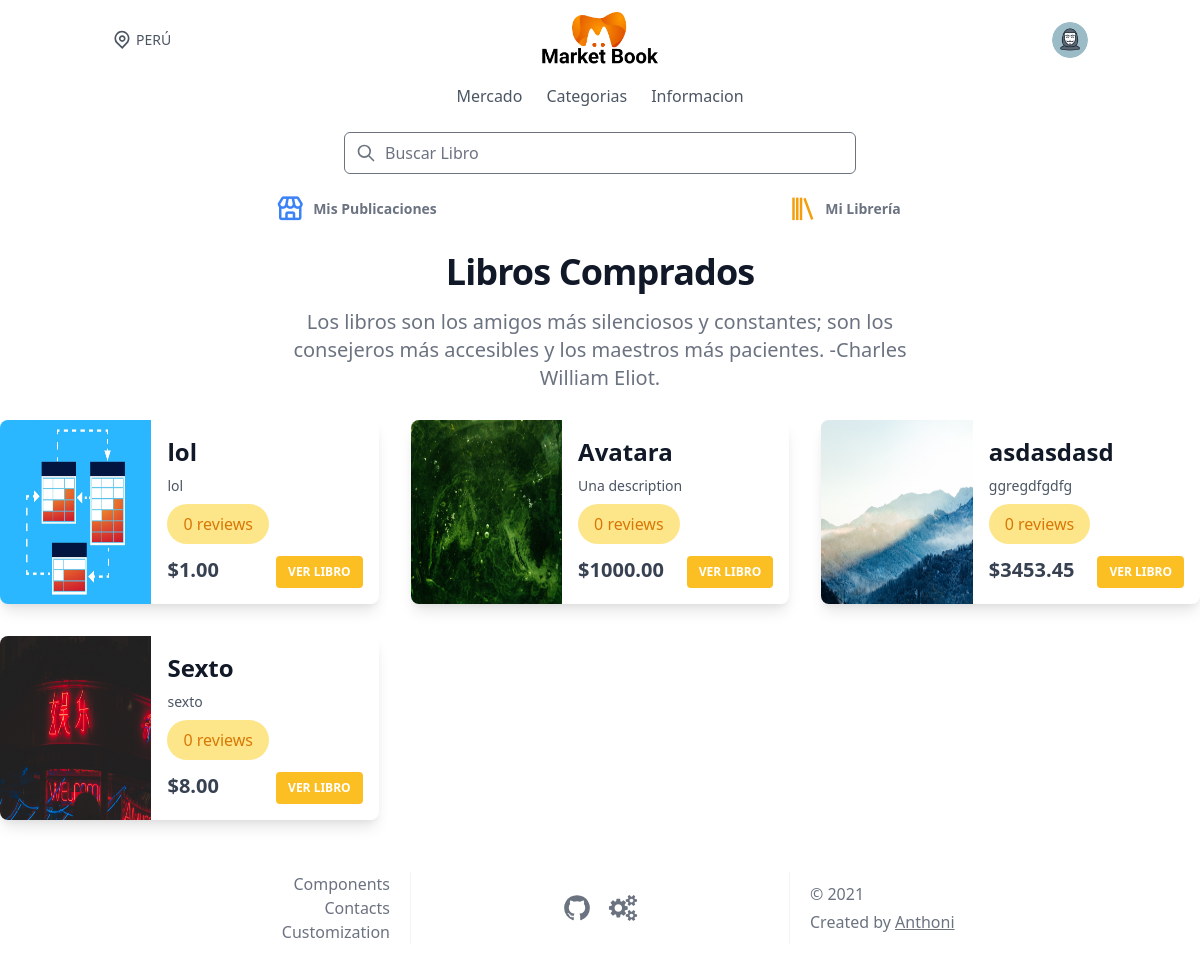
Page /library/anthoni/ (signed in) on the earlier database version.
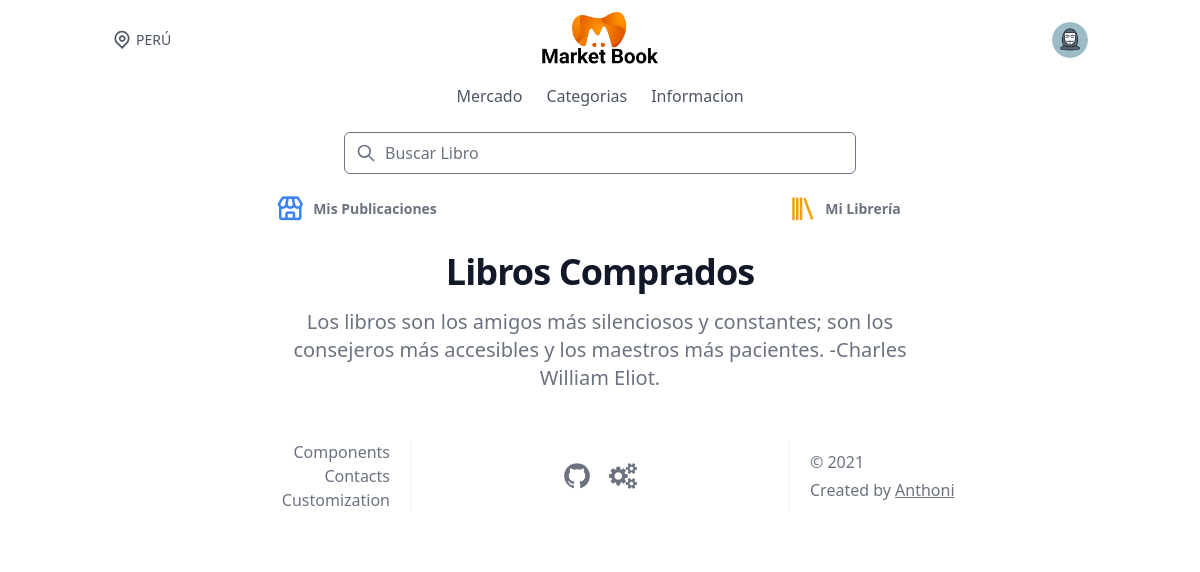
Same page on the later database version.
### marketplace/models.py (models this page shows, shortened)
class Product(models.Model):
    user = models.ForeignKey(
        User, on_delete=models.CASCADE, related_name='products')
    name = models.CharField(max_length=100)
    description = models.TextField()
    thumbnail = models.ImageField(
        blank=True, null=True, upload_to=marketplace_directory_path)
    slug = models.SlugField(unique=True)
    content_url = models.URLField(blank=True, null=True)
    content_file = models.FileField(blank=True, null=True)
    active = models.BooleanField(default=False)
    price = models.PositiveIntegerField(default=100)
    category = models.ManyToManyField(Categories)
    created = models.DateTimeField(auto_now_add=True)
    def price_display(self):
        return "{0:.2f}".format(self.price/100)
    @property
    def get_prom_rate(self):
        if self.reviews_set.all().count() > 0:
            dic= self.reviews_set.aggregate(Avg('rate')).values()
            for i in dic: prom_rate=i
            return range((round(prom_rate)))
        else:
            return None

### core/views.py (the view)
# urls.py: path('library/<username>/',UserLibraryView.as_view(),name="library"),
class UserLibraryView(LoginRequiredMixin,View):
    def get(self, request,username, *args, **kwargs):
        user=get_object_or_404(User,username=username)
        userlibrary=UserLibraty.objects.get(user=user)
        context={
            'userlibrary':userlibrary
        }
        return render(request, 'pages/products/library.html', context)

### templates/pages/products/library.html (shortened to what the changed rows need)
{% extends 'base.html' %}
{% load static %}
{% block content %}
<div class="relative bg-white md:py-5">
  <div class="absolute inset-0">
    <div class="bg-white h-1/3 sm:h-2/3"></div>
  </div>
  <div class="relative max-w-7xl mx-auto">
    <div class="text-center">
      <h2 class="text-3xl tracking-tight font-extrabold text-gray-900 sm:text-4xl">
        Libros Comprados
      </h2>
    </div>
            <div class="flex flex-wrap -m-4 mt-3">
      {% for product in userlibrary.products.all %}
              <div class="lg:w-1/3 md:w-1/2 p-4 w-full">
                <div class="flex max-w-md bg-white shadow-lg rounded-lg overflow-hidden">
                  <div class="w-2/5 bg-cover bg-landscape">
                    <a href="{% url 'product-detail' product.slug %}" class="focus-visible:outline-none">
                      <img src="{{product.thumbnail.url}}" alt="{{product.name}}" class=" w-full h-full block">
                    </a>
                  </div>
                  <div class="w-3/5 p-4">
                    <a href="{% url 'product-detail' product.slug %}"
                      class="focus-visible:outline-none text-gray-900 font-bold text-2xl">
                      {{product.name}}
                    </a>
                    <p class="mt-2 text-gray-600 text-sm">
                      {{product.description|truncatechars:50}}
                    </p>
                    <div class="flex item-center mt-2">
                      {% if product.get_prom_rate %}
                      {% for start in product.get_prom_rate %}
                      <svg xmlns="http://www.w3.org/2000/svg" width="20" height="20" viewBox="0 0 24 24"
                        style="fill: rgb(63, 62, 62);transform: ;msFilter:;">
                        <path
                          d="M21.947 9.179a1.001 1.001 0 0 0-.868-.676l-5.701-.453-2.467-5.461a.998.998 0 0 0-1.822-.001L8.622 8.05l-5.701.453a1 1 0 0 0-.619 1.713l4.213 4.107-1.49 6.452a1 1 0 0 0 1.53 1.057L12 18.202l5.445 3.63a1.001 1.001 0 0 0 1.517-1.106l-1.829-6.4 4.536-4.082c.297-.268.406-.686.278-1.065z">
                        </path>
                      </svg>
                      {% endfor %}
                      {% for start in product.get_missing_start %}
                      <svg xmlns="http://www.w3.org/2000/svg" width="20" height="20" viewBox="0 0 24 24"
                        style="fill: rgb(63, 62, 62);transform: ;msFilter:;">
                        <path
                          d="m6.516 14.323-1.49 6.452a.998.998 0 0 0 1.529 1.057L12 18.202l5.445 3.63a1.001 1.001 0 0 0 1.517-1.106l-1.829-6.4 4.536-4.082a1 1 0 0 0-.59-1.74l-5.701-.454-2.467-5.461a.998.998 0 0 0-1.822 0L8.622 8.05l-5.701.453a1 1 0 0 0-.619 1.713l4.214 4.107zm2.853-4.326a.998.998 0 0 0 .832-.586L12 5.43l1.799 3.981a.998.998 0 0 0 .832.586l3.972.315-3.271 2.944c-.284.256-.397.65-.293 1.018l1.253 4.385-3.736-2.491a.995.995 0 0 0-1.109 0l-3.904 2.603 1.05-4.546a1 1 0 0 0-.276-.94l-3.038-2.962 4.09-.326z">
                        </path>
                      </svg>
                      {% endfor %}
                      <div class="px-6 flex items-center justify-center">
                        <span class="text-lg">{{product.get_reviws_count}}</span>
                        <svg xmlns="http://www.w3.org/2000/svg" width="24" height="24" viewBox="0 0 24 24"
                          style="fill: rgb(63, 62, 62);transform: ;msFilter:;">
                          <path
                            d="M16 14h.5c.827 0 1.5-.673 1.5-1.5v-9c0-.827-.673-1.5-1.5-1.5h-13C2.673 2 2 2.673 2 3.5V18l5.333-4H16zm-9.333-2L4 14V4h12v8H6.667z">
                          </path>
                          <path
                            d="M20.5 8H20v6.001c0 1.1-.893 1.993-1.99 1.999H8v.5c0 .827.673 1.5 1.5 1.5h7.167L22 22V9.5c0-.827-.673-1.5-1.5-1.5z">
                          </path>
                        </svg>
                      </div>
                      {% else %}
                      <span class="px-4 py-2  text-base rounded-full text-yellow-600  bg-yellow-200 ">
                        0 reviews
                      </span>
                      {% endif %}
                    </div>
                    <div class="flex item-center justify-between mt-3">
                      <h1 class="text-gray-700 font-bold text-xl">
                        ${{product.price_display}}
                      </h1>
                      <a href="{% url 'product-detail' product.slug %}"
                        class="focus-visible:outline-none px-3 py-2 bg-yellow-400 text-white  text-xs font-bold uppercase rounded">
                        Ver Libro
                      </a>
                    </div>
                  </div>
                </div>
              </div>
              {% endfor %}
    </div>
  </div>
</div>
{% endblock content %}

Differences in the rows shown:
removed Product: thumbnail (picture), name "lol", description "lol", shows "0 reviews", price_display "1.00"
removed Product: thumbnail (picture), name "Avatara", description "Una description", shows "0 reviews", price_display "1000.00"
removed Product: thumbnail (picture), name "asdasdasd", description "ggregdfgdfg", shows "0 reviews", price_display "3453.45"
removed Product: thumbnail (picture), name "Sexto", description "sexto", shows "0 reviews", price_display "8.00"
